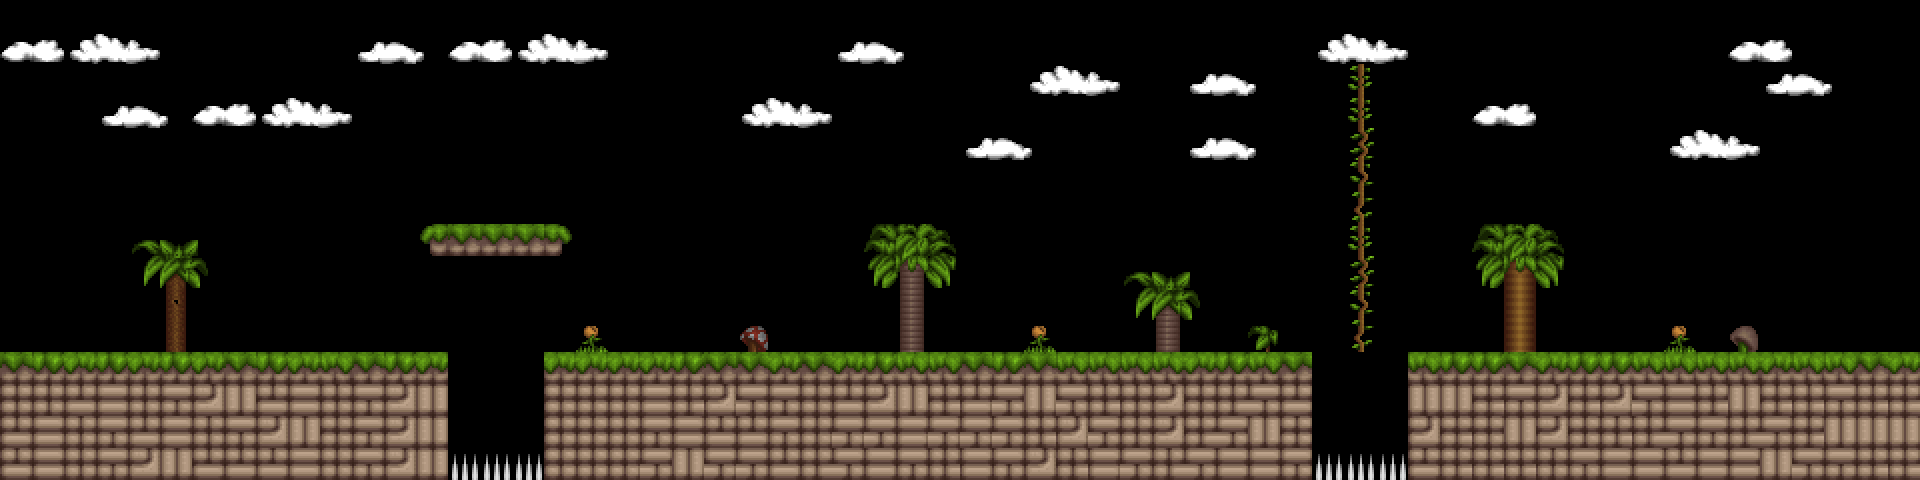

The image is a tile-based game level rendered from a .tmx file. Its description and source (layers, tilesets, objects; grid data summarised) follow:
An orthogonal 60x15 tile map with 32x32 px tiles, 1 tile layer (Tile Layer 1), 2 tilesets and 1 object (Player).

<map version="1.4" tiledversion="1.4.2" orientation="orthogonal" renderorder="right-down" width="60" height="15" tilewidth="32" tileheight="32" infinite="0" nextlayerid="3" nextobjectid="19">
 <properties>
  <property name="helicopter" value="helicopter.png" />
 </properties>
 <tileset firstgid="1" name="blocks1" tilewidth="32" tileheight="32" spacing="2" margin="2" tilecount="198" columns="18">
  <image source="blocks1.png" width="614" height="376" />
 </tileset>
 <tileset firstgid="199" name="blocks2" tilewidth="32" tileheight="32" spacing="2" margin="2" tilecount="198" columns="18">
  <image source="blocks2.png" width="614" height="376" />
 </tileset>
 <layer id="1" name="Tile Layer 1" width="60" height="15">
  <data>[900 cells, 325 non-empty, 64 distinct tile ids]</data>
 </layer>
 <objectgroup id="2" name="Object Layer 1">
  <object id="6" name="Helicopter1" type="Player" x="64" y="128" width="128" height="55">
   <properties>
    <property name="numFrames" type="int" value="4" />
    <property name="textureHeight" type="int" value="55" />
    <property name="textureID" value="helicopter" />
    <property name="textureWidth" type="int" value="128" />
   </properties>
  </object>
 </objectgroup>
</map>